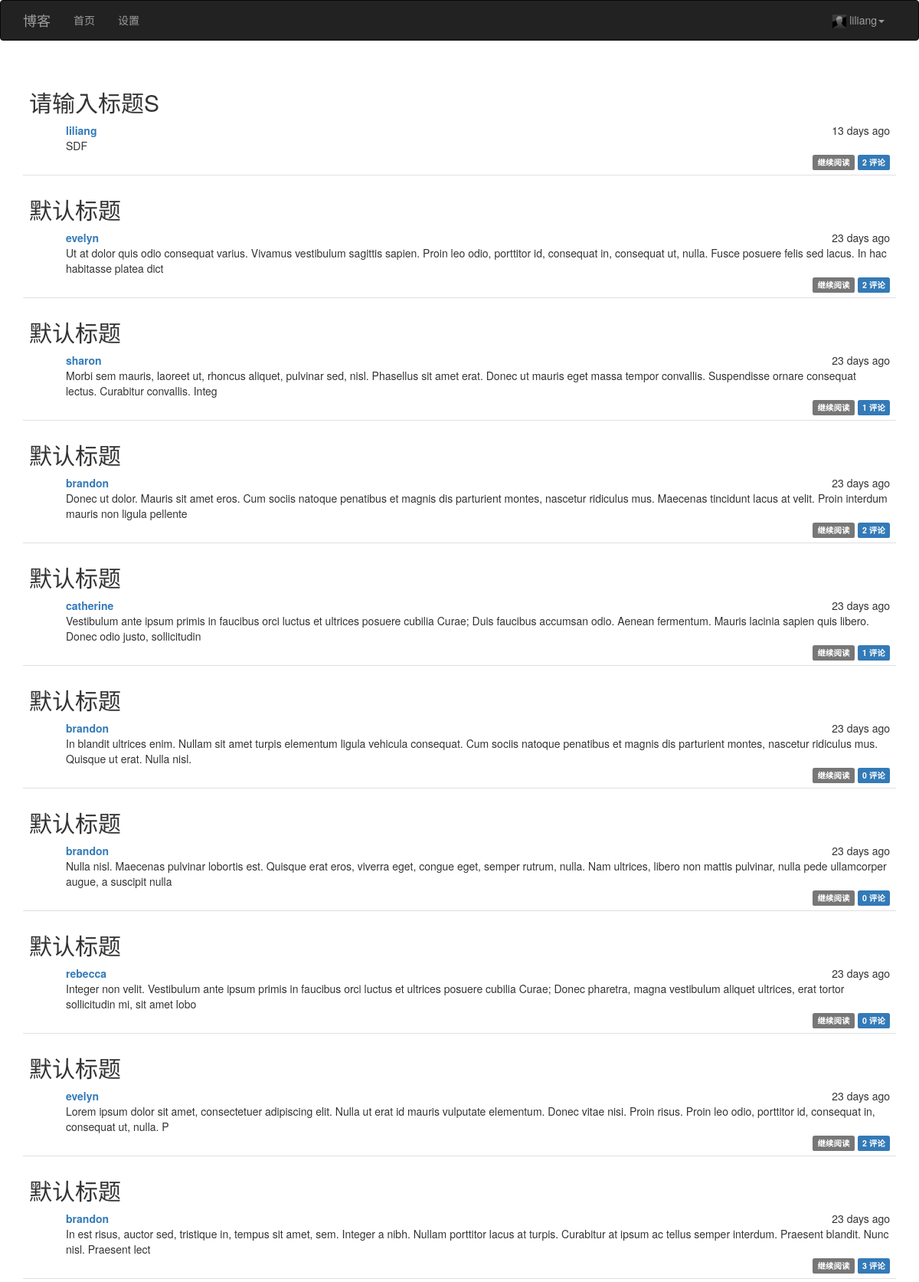
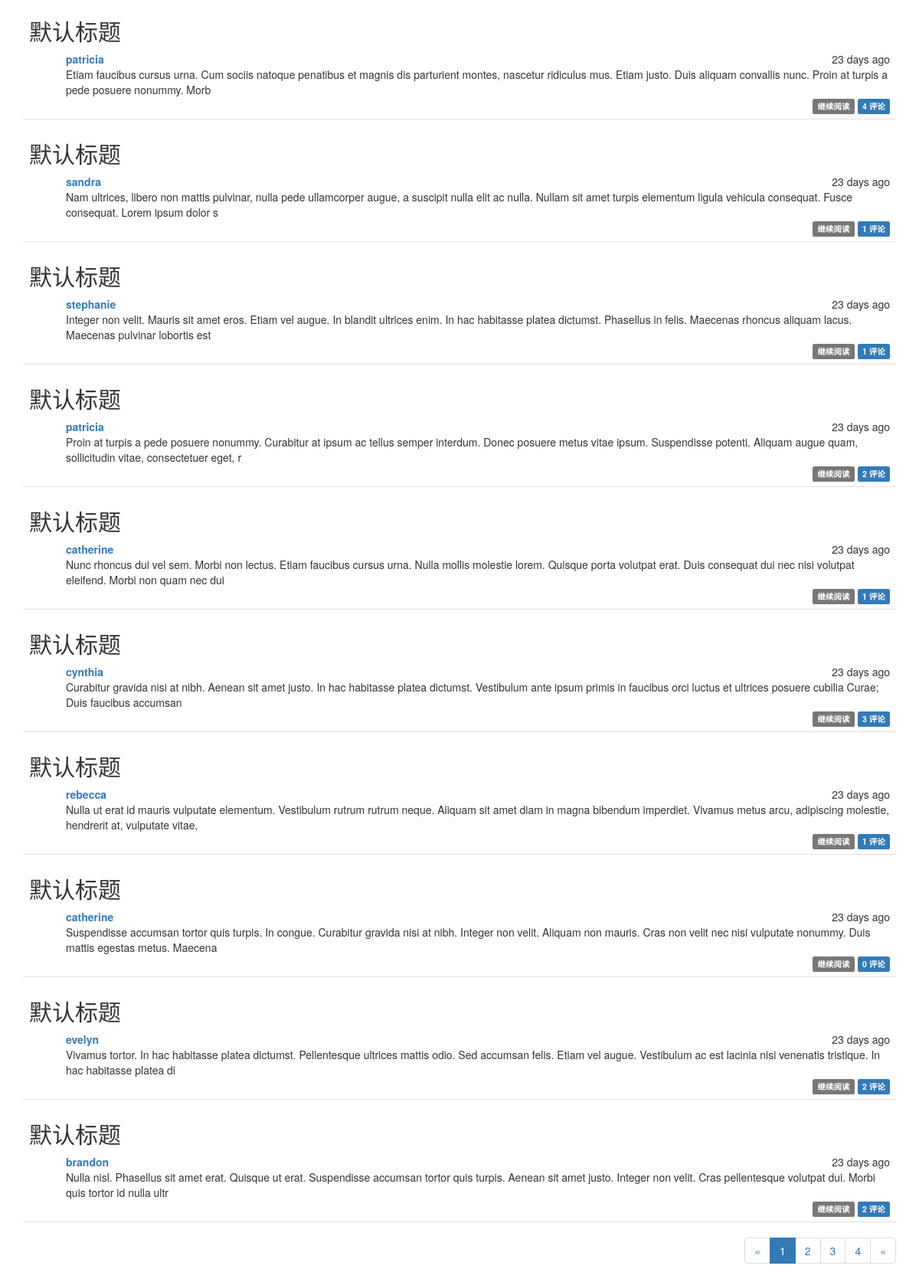
The page / (signed in) on the database as committed earlier (2 pictures, top to bottom).
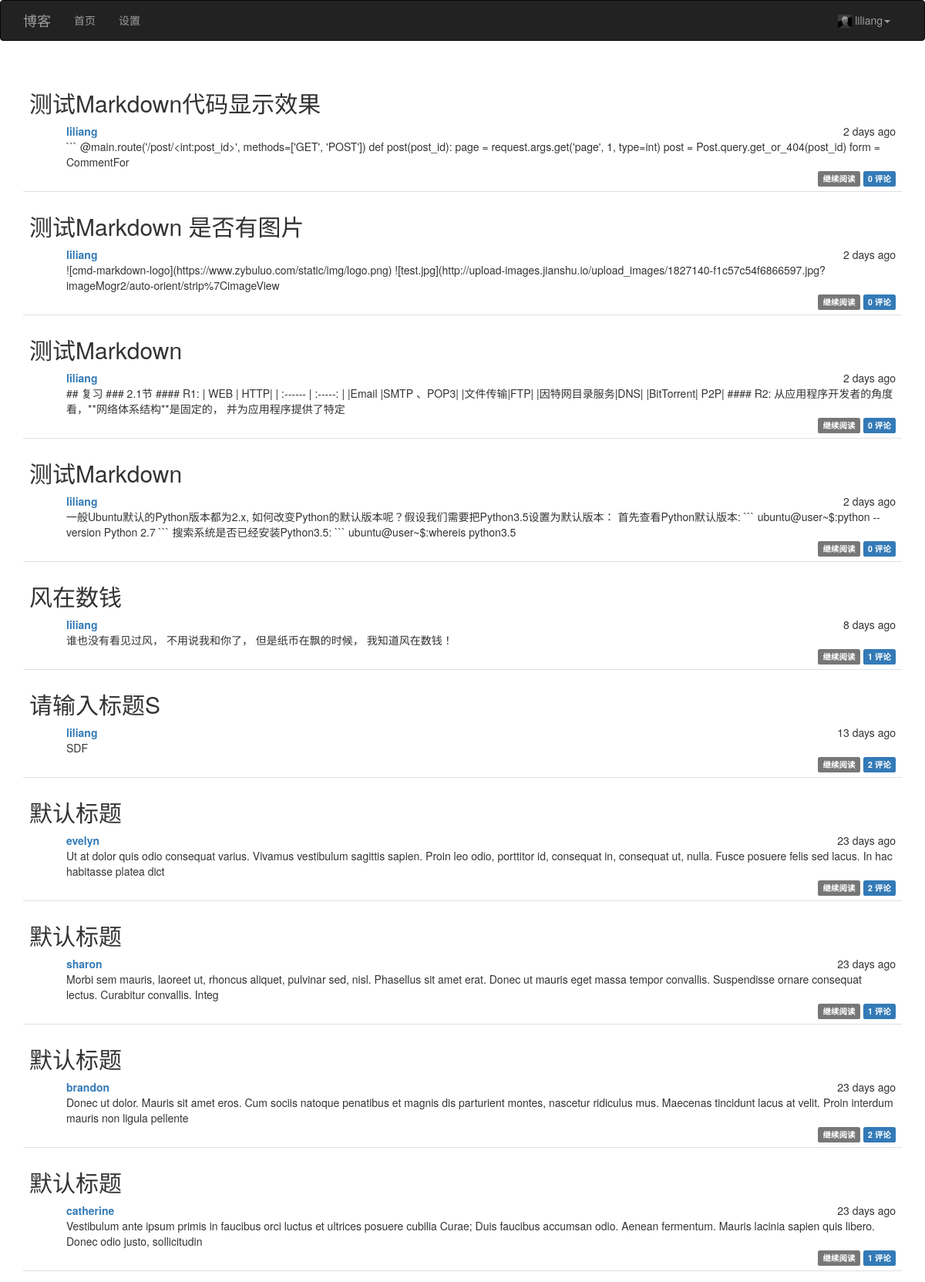
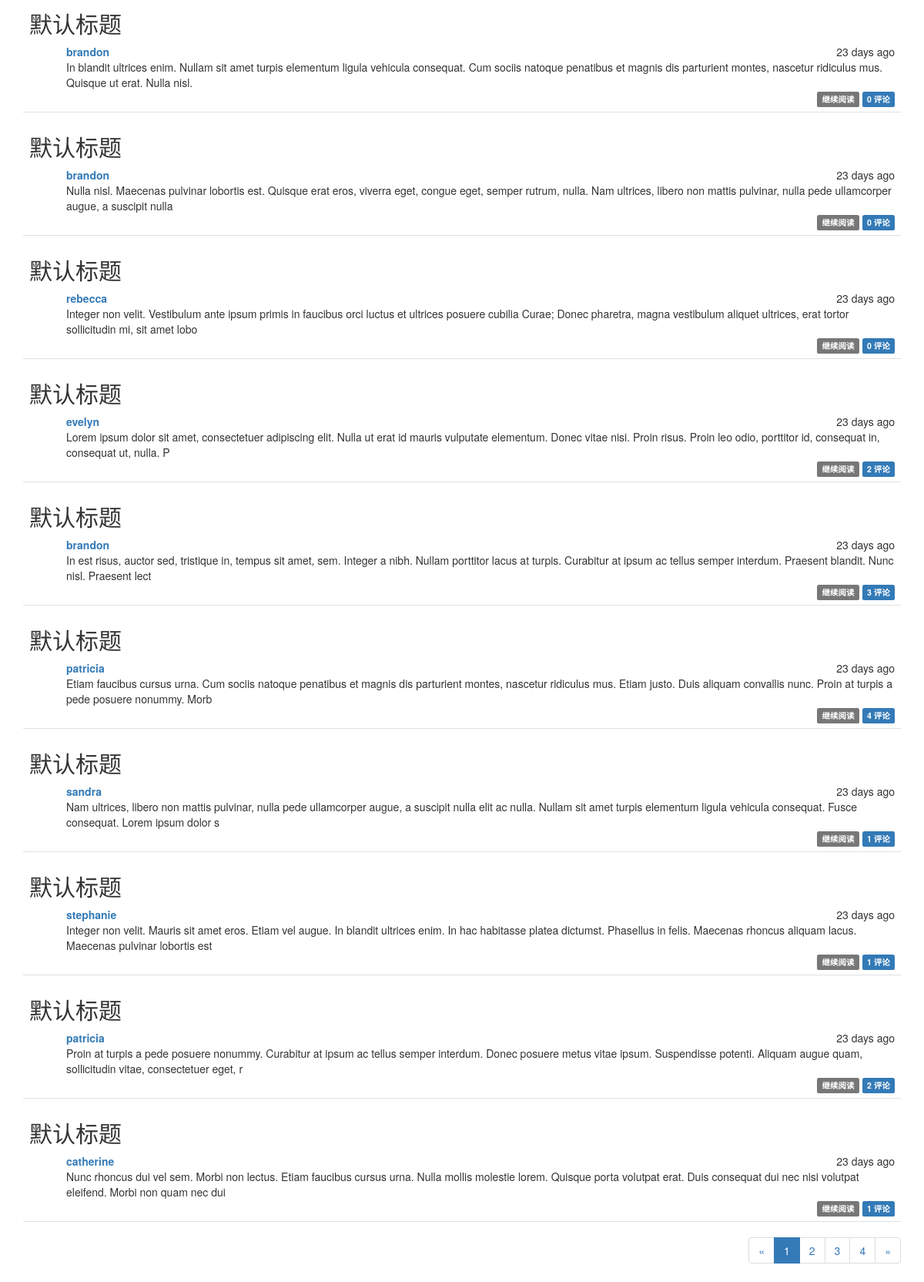
The same page on the database as committed later (2 pictures, top to bottom).
### app/models.py (models this page shows, shortened)
class Post(db.Model):
    __tablename__ = 'posts'
    id = db.Column(db.Integer, primary_key=True)
    title = db.Column(db.String(64), index=True, nullable=False, default="默认标题")
    create_time = db.Column(db.DateTime, default=datetime.utcnow)
    author_id = db.Column(db.Integer, db.ForeignKey('users.id'))
    body = db.Column(db.Text, nullable=False)
    body_html = db.Column(db.Text)
    comments = db.relationship('Comment', backref='post', lazy='dynamic')

class User(UserMixin, db.Model):
    __tablename__ = 'users'
    id = db.Column(db.Integer, primary_key=True)
    email = db.Column(db.String(64), unique=True, index=True, nullable=False)
    username = db.Column(db.String(64), unique=True, index=True, nullable=False)
    password_hash = db.Column(db.String(128), nullable=False)
    confirmed = db.Column(db.Boolean, default=False)
    about_me = db.Column(db.Text(200))
    create_time = db.Column(db.DateTime, default=datetime.utcnow)
    last_login = db.Column(db.DateTime, default=datetime.utcnow)
    posts = db.relationship('Post', backref='author', lazy='dynamic')
    links = db.relationship('Link', backref='user', lazy='dynamic')
    @property
    def password(self):
        raise AttributeError('password is not a readable attribute.')

### app/main/views.py (the view)
@main.route('/')
def index():
    page = request.args.get('page', 1, type=int)
    pagination = Post.query.order_by(Post.create_time.desc()).paginate(
        page, per_page=20, error_out=False)
    posts = pagination.items
    return render_template('index.html', posts=posts, pagination=pagination)

### app/models.py (called while the page is built)
@login_manager.user_loader
def load_user(user_id):
    return User.query.get(int(user_id))

### app/templates/index.html (shortened to what this page needs)
{% extends "base.html" %}
{% import "bootstrap/wtf.html" as wtf %}
{% import "_macros.html" as macros %}
{% block page_content %}
<div class="post-tabs">
    {% set thumbnail = True %}
    {% include '_posts.html' %}
</div>
{% if pagination %}
<div class="pagination">
    {{ macros.pagination_widget(pagination, '.index') }}
</div>
{% endif %}
{% endblock %}

### app/templates/_posts.html
<ul class="posts">
    {% for post in posts %}
    <li class="post" onclick="location.href='{{ url_for('.post', post_id=post.id, _external=True) }}';">
        <div class="post-title"><h2>{{ post.title }}</h2></div>
        <div class="post-content">
            <div class="post-date">{{ moment(post.create_time).fromNow() }}</div>
            <div class="post-author"><a href="{{ url_for('.user_index', name=post.author.username) }}">{{ post.author.username }}</a></div>
            <div class="post-body">
                {% if thumbnail %}
                    {{ post.body[:200] }}
                {% else %}
                    {{ post.body }}
                {% endif %}
            </div>
            <div class="post-footer">
                <a href="{{ url_for('.post', post_id=post.id) }}">
                    <span class="label label-default">继续阅读</span>
                </a>
                <a href="{{ url_for('.post', post_id=post.id) }}#comments">
                    <span class="label label-primary">{{ post.comments.count() }} 评论</span>
                </a>
            </div>
        </div>
    </li>
    {% endfor %}
</ul>

Rows that differ between the two databases and show on the page:
no longer on this page (row unchanged): Post: title "默认标题", create_time "23 days ago", author.username "cynthia", body "Curabitur gravida nisi at nibh. Aenean sit amet justo. In hac habitasse platea dictumst. Vestibulum ante ipsum primis in faucibus orci luctus et ultrices posuere cubilia Curae; Duis faucibus accumsan", comments.count "3"
no longer on this page (row unchanged): Post: title "默认标题", create_time "23 days ago", author.username "rebecca", body "Nulla ut erat id mauris vulputate elementum. Vestibulum rutrum rutrum neque. Aliquam sit amet diam in magna bibendum imperdiet. Vivamus metus arcu, adipiscing molestie, hendrerit at, vulputate vitae,", comments.count "1"
no longer on this page (row unchanged): Post: title "默认标题", create_time "23 days ago", author.username "catherine", body "Suspendisse accumsan tortor quis turpis. In congue. Curabitur gravida nisi at nibh. Integer non velit. Aliquam non mauris. Cras non velit nec nisi vulputate nonummy. Duis mattis egestas metus. Maecena", comments.count "0"
no longer on this page (row unchanged): Post: title "默认标题", create_time "23 days ago", author.username "evelyn", body "Vivamus tortor. In hac habitasse platea dictumst. Pellentesque ultrices mattis odio. Sed accumsan felis. Etiam vel augue. Vestibulum ac est lacinia nisi venenatis tristique. In hac habitasse platea di", comments.count "2"
no longer on this page (row unchanged): Post: title "默认标题", create_time "23 days ago", author.username "brandon", body "Nulla nisl. Phasellus sit amet erat. Quisque ut erat. Suspendisse accumsan tortor quis turpis. Aenean sit amet justo. Integer non velit. Cras pellentesque volutpat dui. Morbi quis tortor id nulla ultr", comments.count "2"
added Post: title "测试Markdown代码显示效果", create_time "2 days ago", author.username "liliang", body "``` @main.route('/post/<int:post_id>', methods=['GET', 'POST']) def post(post_id): page = request.args.get('page', 1, type=int) post = Post.query.get_or_404(post_id) form = CommentFor", comments.count "0"
added Post: title "测试Markdown 是否有图片", create_time "2 days ago", author.username "liliang", body "![cmd-markdown-logo](https://www.zybuluo.com/static/img/logo.png) ![test.jpg](http://upload-images.jianshu.io/upload_images/1827140-f1c57c54f6866597.jpg?imageMogr2/auto-orient/strip%7CimageView", comments.count "0"
added Post: title "测试Markdown", create_time "2 days ago", author.username "liliang", body "## 复习 ### 2.1节 #### R1: | WEB | HTTP| | :------ | :-----: | |Email |SMTP 、POP3| |文件传输|FTP| |因特网目录服务|DNS| |BitTorrent| P2P| #### R2: 从应用程序开发者的角度看，**网络体系结构**是固定的， 并为应用程序提供了特定", comments.count "0"
added Post: title "测试Markdown", create_time "2 days ago", author.username "liliang", body "一般Ubuntu默认的Python版本都为2.x, 如何改变Python的默认版本呢？假设我们需要把Python3.5设置为默认版本： 首先查看Python默认版本: ``` ubuntu@user~$:python --version Python 2.7 ``` 搜索系统是否已经安装Python3.5: ``` ubuntu@user~$:whereis python3.5", comments.count "0"
added Post: title "风在数钱", create_time "8 days ago", author.username "liliang", body "谁也没有看见过风， 不用说我和你了， 但是纸币在飘的时候， 我知道风在数钱！", comments.count "1"
